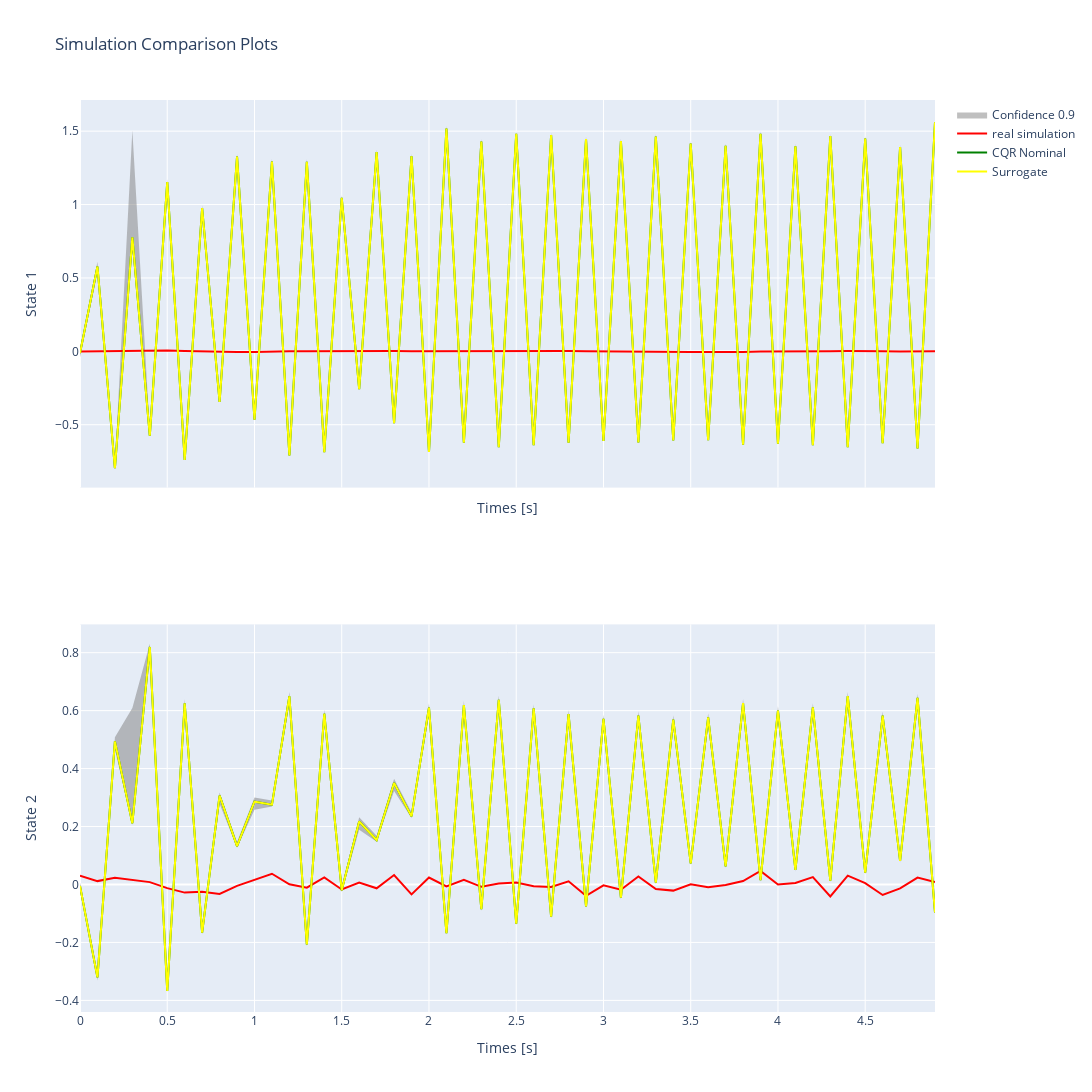

The notebook cell this image was saved under:
### Markdown cell above
# simulation

### Code cell
dm.check_simulator(system=spring_system, iter= 50)
